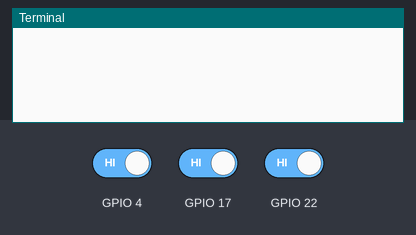
A program run on a simulated Raspberry Pi (BCM pin numbers). Parts: the last lines printed to the terminal. The test bench sets the inputs (shaded band); at power-on: GPIO 4 HIGH, GPIO 17 HIGH, GPIO 22 HIGH.

Above: at 1.2 s.
1.3 s: GPIO 4 driven LOW
At 1.41 s:
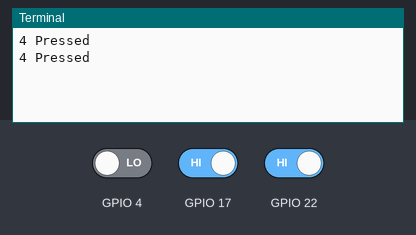
2.8 s: GPIO 17 driven LOW
At 2.81 s:
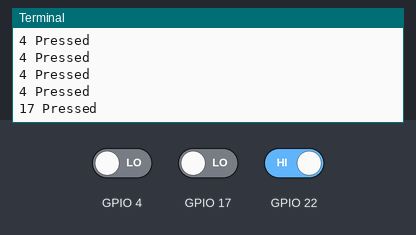
4.3 s: GPIO 22 driven LOW
At 6.82 s:
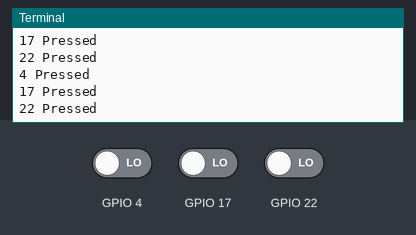
Timing chart, 0 to 8.3 s (numbered marks = the images above; inputs shaded):
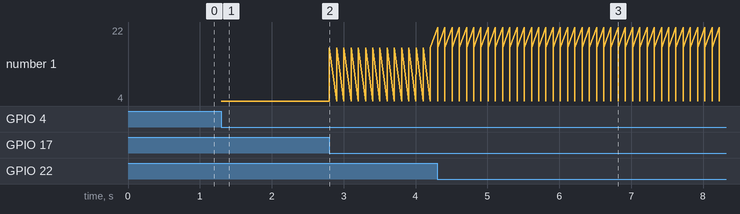

The program:

raspi-button.py
```python
from time import sleep
import RPi.GPIO as GPIO

GPIO.setmode(GPIO.BCM)
GPIO.setup(22, GPIO.IN)
GPIO.setup(4, GPIO.IN)
GPIO.setup(17, GPIO.IN)

while True:
    if GPIO.input(22) == False:
        print "22 Pressed"
    if GPIO.input(4) == False:
        print "4 Pressed"
    if GPIO.input(17) == False:
        print "17 Pressed"
    sleep(0.1)
```

Measured:
- after the input at 1.3 s, the terminal: prints a new line at once (image 1)
- after the input at 2.8 s, the terminal: prints a new line at once (image 2)
- after the input at 4.3 s, the terminal: prints a new line at once (image 3)
- plotted number 1: 4 → 17 after the input at 2.8 s
